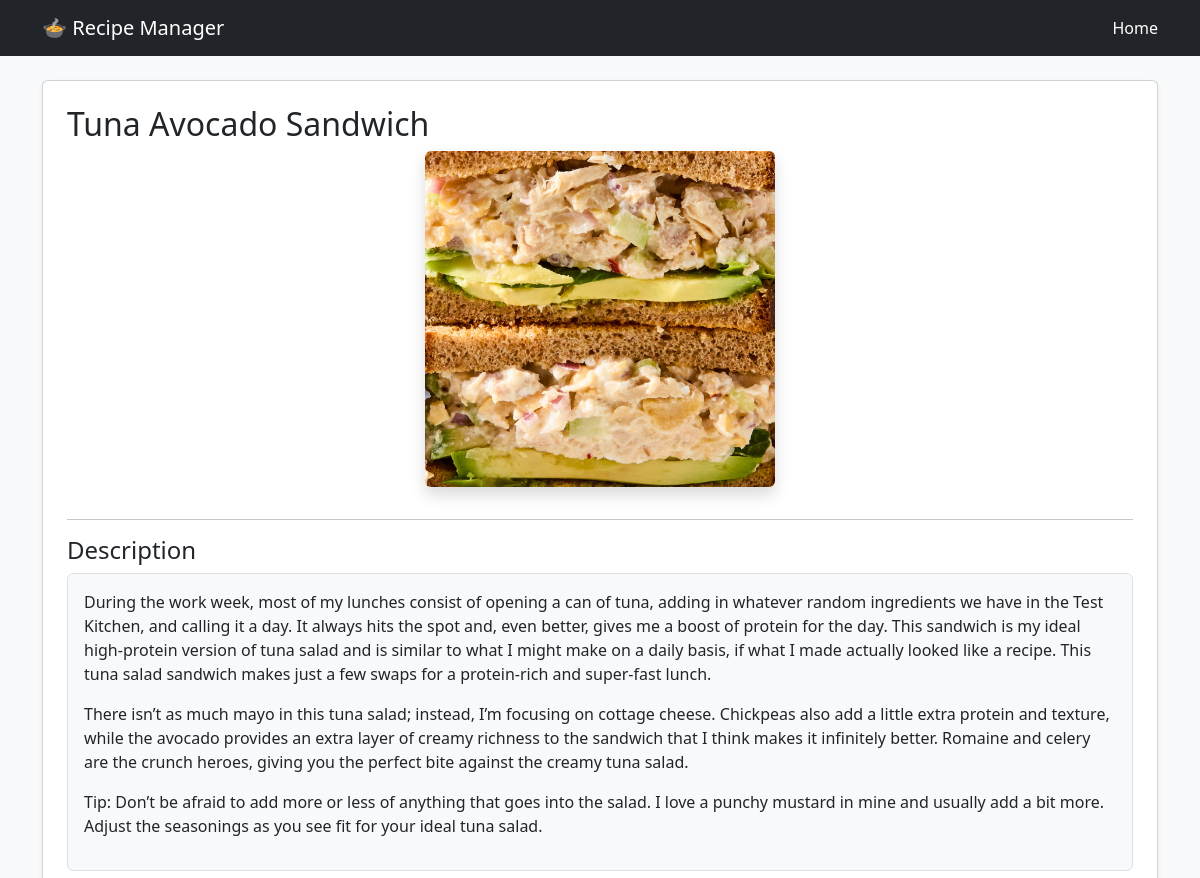
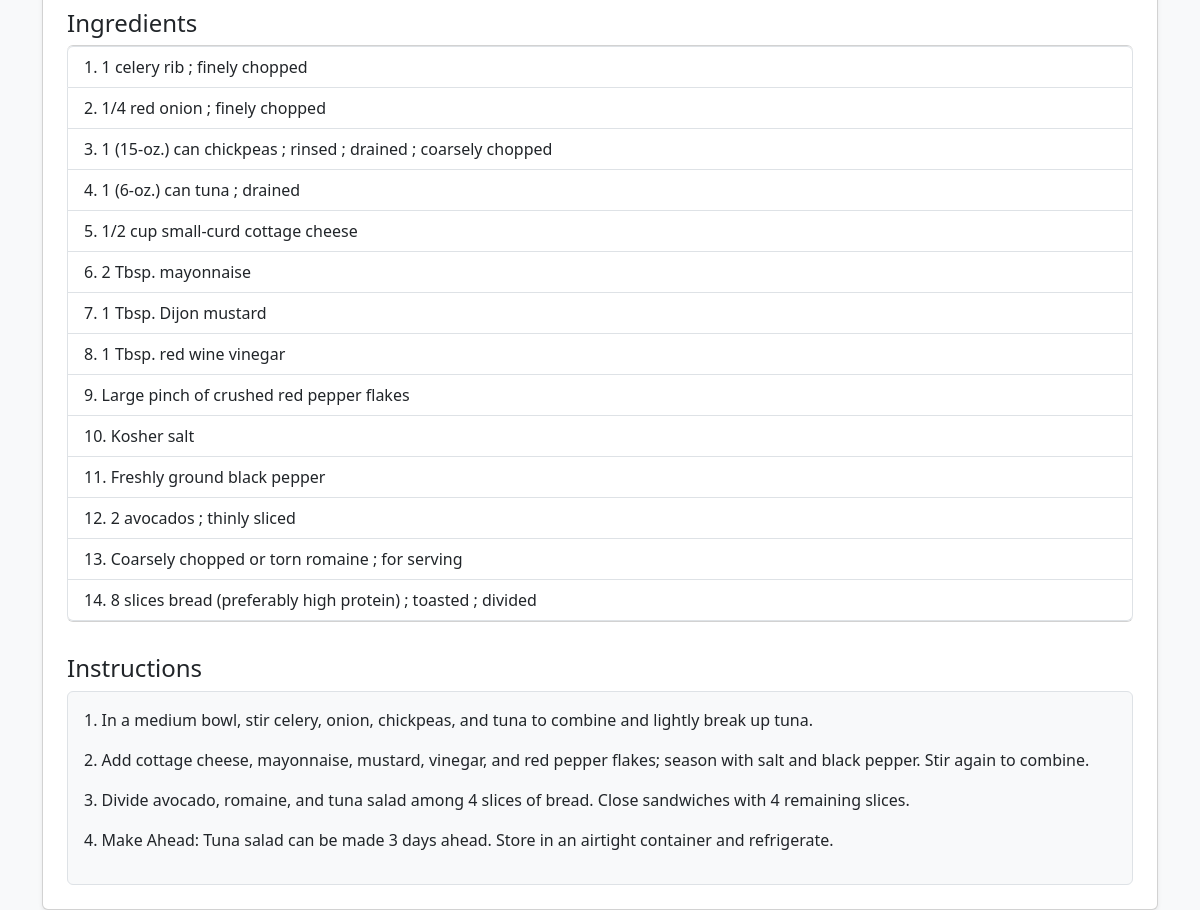
Page /recipe/3/ on the committed database (2 pictures, top to bottom).
### recipes/models.py (models this page shows, shortened)
class Recipe(models.Model):
    title = models.CharField(max_length=200)
    description = models.TextField()
    ingredients = models.TextField()
    instructions = models.TextField()
    image = models.ImageField(upload_to='recipes/')
    category = models.ForeignKey(Category, on_delete=models.CASCADE)
    creator = models.ForeignKey(User, on_delete=models.CASCADE)
    created_at = models.DateTimeField(auto_now_add=True)

### recipes/views.py (the view)
# urls.py: path('recipe/<int:id>/', views.recipe_detail, name='recipe_detail'),
def recipe_detail(request, id):
    recipe = get_object_or_404(Recipe, id=id)
    raw = recipe.ingredients
    items = raw.split(",")
    ingredients_list = [
        re.sub(r"^\d+\.\s*", "", item).strip()
        for item in items
        if item.strip()
    ]
    return render(request, "recipes/detail.html", {
        "recipe": recipe,
        "ingredients_list": ingredients_list
    })

### recipes/templates/recipes/detail.html
{% extends "base.html" %}
{% block content %}
<div class="card p-4 shadow-sm">
    <h2>{{ recipe.title }}</h2>
    {% if recipe.image %}
    <div class="text-center mb-3">
    <img src="{{ recipe.image.url }}"
         class="img-fluid rounded shadow"
         alt="{{ recipe.title }}"
         style="max-width: 350px;">
    </div>
    {% endif %}
    <hr>
    <h4>Description</h4>
    <div class="p-3 border rounded bg-light">
    {{ recipe.description|linebreaks }}
    </div>
    <h4 class="mt-3">Ingredients</h4>
    <ul class="list-group mb-3">
        {% for item in ingredients_list %}
            <li class="list-group-item">{{ item }}</li>
        {% endfor %}
    </ul>
    <h4 class="mt-3">Instructions</h4>
    <div class="p-3 border rounded bg-light">
    {{ recipe.instructions|linebreaks }}
    </div>
</div>
{% endblock %}

### recipes/templates/base.html (style rules this page uses)
body { background-color: #f8f9fa; }

### rows in the picture
Recipe: title "Tuna Avocado Sandwich", image (picture), description "During the work week, most of my lunches consist of opening a can of tuna, adding in whatever random ingredients we have in the Test Kitchen, and calling it a day. It always hits the spot and, even better, gives me a boost of protein for the day. This sandwich is my ideal high-protein version of tuna salad and is similar to what I might make on a daily basis, if what I made actually looked like a recipe. This tuna salad sandwich makes just a few swaps for a protein-rich and super-fast lunch. There isn’t as much mayo in this tuna salad; instead, I’m focusing on cottage cheese. Chickpeas also add a little extra protein and texture, while the avocado provides an extra layer of creamy richness…", instructions "1. In a medium bowl, stir celery, onion, chickpeas, and tuna to combine and lightly break up tuna. 2. Add cottage cheese, mayonnaise, mustard, vinegar, and red pepper flakes; season with salt and black pepper. Stir again to combine. 3. Divide avocado, romaine, and tuna salad among 4 slices of bread. Close sandwiches with 4 remaining slices. 4. Make Ahead: Tuna salad can be made 3 days ahead. Store in an airtight container and refrigerate."

### other values in the picture
{{ item }} "1. 1 celery rib ; finely chopped" "2. 1/4 red onion ; finely chopped" "3. 1 (15-oz.) can chickpeas ; rinsed ; drained ; coarsely chopped" "4. 1 (6-oz.) can tuna ; drained" "5. 1/2 cup small-curd cottage cheese" "6. 2 Tbsp. mayonnaise" "7. 1 Tbsp. Dijon mustard" "8. 1 Tbsp. red wine vinegar" "9. Large pinch of crushed red pepper flakes" "10. Kosher salt" "11. Freshly ground black pepper" "12. 2 avocados ; thinly sliced" "13. Coarsely chopped or torn romaine ; for serving" "14. 8 slices bread (preferably high protein) ; toasted ; divided"
